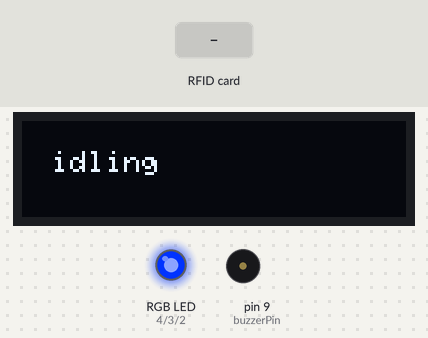
Bench run of a sketch on a simulated Arduino Uno, built with avr-gcc and run on an emulated ATmega328P. Parts: 128×32 one-colour display, an RGB LED mixed from three pins (HIGH = lit), buzzer (waves = sounding). The inputs (shaded band) are chosen by the test bench. The display library's start-up logo is not drawn; pins used as bus, display or sensor lines are not drawn; what the sketch prints to the serial monitor is not drawn.

Above: at 2.3 s.
2.4 s: RFID card 93 E1 F1 4B held to the reader
At 3.2 s:
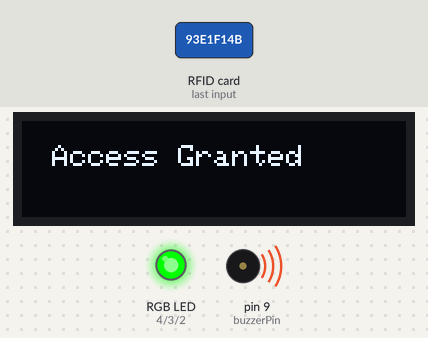
At 4.6 s:
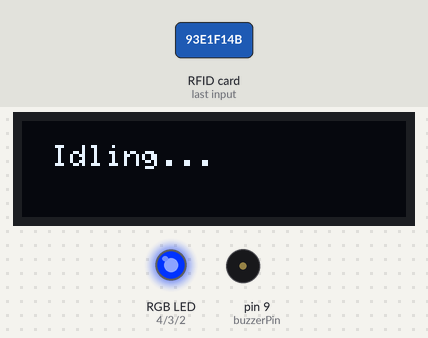
4.9 s: RFID card 5E 7A 19 C4 held to the reader
At 5.4 s:
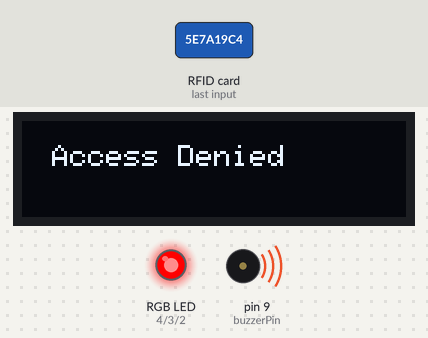
Timing chart, 0 to 7.9 s (numbered marks = the images above; inputs shaded):
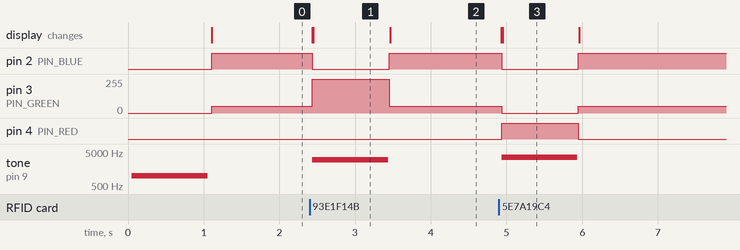

Measured:
- after the input at 2.4 s, pin 2 (PIN_BLUE): HIGH → LOW at once, → HIGH 1.0 s later; pin 3 (PIN_GREEN): 51/255 → 255/255 at once, → 51/255 1.0 s later; tone on pin 9 (buzzerPin): silent → 3000 Hz at once, → silent 1.0 s later; the display: first changes at once (image 1 shows a later state)
- after the input at 4.9 s, pin 2 (PIN_BLUE): HIGH → LOW at once, → HIGH 1.0 s later; pin 3 (PIN_GREEN): 51/255 → 0/255 at once, → 51/255 1.0 s later; pin 4 (PIN_RED): LOW → HIGH at once, → LOW 1.0 s later; tone on pin 9 (buzzerPin): silent → 3500 Hz at once, → silent 1.0 s later; the display: first changes at once (image 3 shows a later state)
- what the display in image 1 shows lasts 1.0 s, from 2.5 s to 3.5 s

The sketch:

rfid_project.ino
```cpp
#include <SPI.h>
#include <MFRC522.h>
#include <Wire.h>
#include <Adafruit_GFX.h>
#include <Adafruit_SSD1306.h>

#define SCREEN_WIDTH 128
#define SCREEN_HEIGHT 32

#define OLED_RESET -1
#define SCREEN_ADDRESS 0x3C
Adafruit_SSD1306 display(SCREEN_WIDTH, SCREEN_HEIGHT, &Wire, OLED_RESET);


#define SS_PIN 10
#define RST_PIN 5
MFRC522 mfrc522(SS_PIN, RST_PIN);  // Create MFRC522 instance.

int PIN_RED = 4;
int PIN_GREEN = 3;
int PIN_BLUE = 2;

int buzzerPin = 9;

void turnOnLights(String color = "") {
  if (color == "red") {
    setColor(230, 0, 0);
  } else if (color == "green") {
    setColor(102, 255, 51);
  } else if (color == "blue") {
    setColor(51, 51, 255);
  } else {
    setColor(51, 51, 255);
  }
}

void setup() {
  pinMode(PIN_RED, OUTPUT);
  pinMode(PIN_GREEN, OUTPUT);
  pinMode(PIN_BLUE, OUTPUT);

  Serial.begin(9600);  // Initiate a serial communication
  SPI.begin();         // Initiate  SPI bus
  mfrc522.PCD_Init();  // Initiate MFRC522
  Serial.println("Approximate your card to the reader...");
  Serial.println();
  tone(buzzerPin, 1000, 1000);

  // SSD1306_SWITCHCAPVCC = generate display voltage from 3.3V internally
  if (!display.begin(SSD1306_SWITCHCAPVCC, SCREEN_ADDRESS)) {
    Serial.println("SSD1306 allocation failed");
    for (;;)
      ;  // Don't proceed, loop forever
  }

  display.display();
  delay(1000);  // Pause for 2 seconds

  // Clear the buffer
  display.clearDisplay();

  // Set text size, color, and position
  display.setTextSize(1);
  display.setTextColor(SSD1306_WHITE);
  display.setCursor(10, 10);
  display.println("idling");
  display.display();
  turnOnLights();
}

void loop() {
  display.clearDisplay();
  // Look for new cards
  if (!mfrc522.PICC_IsNewCardPresent()) {
    return;
  }
  // Select one of the cards
  if (!mfrc522.PICC_ReadCardSerial()) {
    return;
  }
  display.display();

  int scan = scan_();
  display_text(scan);
  delay(1000);
}

int scan_() {
  //Show UID on serial monitor
  Serial.print("UID tag :");
  String content = "";
  byte letter;
  for (byte i = 0; i < mfrc522.uid.size; i++) {
    Serial.print(mfrc522.uid.uidByte[i] < 0x10 ? " 0" : " ");
    Serial.print(mfrc522.uid.uidByte[i], HEX);
    content.concat(String(mfrc522.uid.uidByte[i] < 0x10 ? " 0" : " "));
    content.concat(String(mfrc522.uid.uidByte[i], HEX));
  }
  content.toUpperCase();
  char targetValue[100];  // Character array to hold the substring

  // Convert the substring to a character array
  content.substring(1).toCharArray(targetValue, sizeof(targetValue));

  char* array[] = { "93 E1 F1 4B", "E2 29 CD 1D1", "X1 Y2 Z3" };
  bool found = false;
  Serial.println();
  for (int i = 0; i < sizeof(array) / sizeof(array[0]); i++) {
    if (strcmp(array[i], targetValue) == 0) {
      found = true;
      break;
    }
  }

  if (found) {
    tone(buzzerPin, 3000, 1000);
    turnOnLights("green");
    return 1;
  } else {
    tone(buzzerPin, 3500, 1000);
    turnOnLights("red");
    return 0;
  }
  noTone(buzzerPin);
}

void display_text(int status) {
  String text = F("Access ");
  int textWidth = text.length() * 6;
  int y = (SCREEN_HEIGHT - 2 * 8) / 2;

  text += status ? "Granted" : "Denied";

  display.setCursor(10, y);
  display.println(text);
  display.display();

  delay(1000);
  display.setCursor(10, y);
  Serial.print("idling");
  display.clearDisplay();
  display.println("Idling...");
  turnOnLights();
  display.display();

  display.clearDisplay();
}

void setColor(int R, int G, int B) {
  analogWrite(PIN_RED, R);
  analogWrite(PIN_GREEN, G);
  analogWrite(PIN_BLUE, B);
}
```
